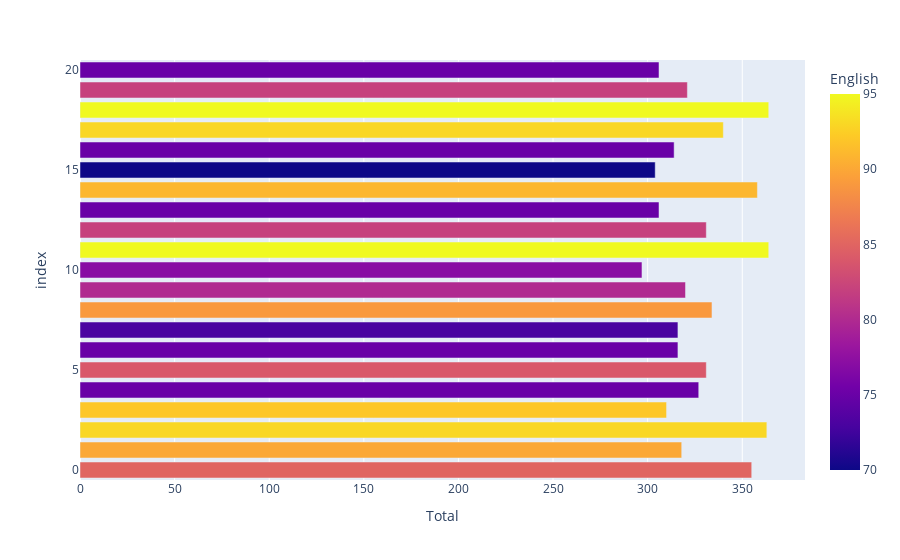

Notebook cell for this chart:
### Code cell
px.bar(df,x='Total', color='English')

### Figure 1 — Plotly figure (JSON) as saved in the notebook; plotly's stock layout.template omitted (floating-point values rounded to 4 significant figures)
{"data": [{"alignmentgroup": "True", "hovertemplate": "Total=%{x}<br>index=%{y}<br>English=%{marker.color}<extra></extra>", "legendgroup": "", "marker": {"color": [85, 90, 93, 92, 75, 84, 75, 73, 89, 80, 77, 95, 82, 75, 91, 70, 75, 93, 95, 82, 75], "coloraxis": "coloraxis", "pattern": {"shape": ""}}, "name": "", "offsetgroup": "", "orientation": "h", "showlegend": false, "textposition": "auto", "type": "bar", "x": [355, 318, 363, 310, 327, 331, 316, 316, 334, 320, 297, 364, 331, 306, 358, 304, 314, 340, 364, 321, 306], "xaxis": "x", "y": [0, 1, 2, 3, 4, 5, 6, 7, 8, 9, 10, 11, 12, 13, 14, 15, 16, 17, 18, 19, 20], "yaxis": "y"}], "layout": {"barmode": "relative", "coloraxis": {"colorbar": {"title": {"text": "English"}}, "colorscale": [[0, "#0d0887"], [0.1111, "#46039f"], [0.2222, "#7201a8"], [0.3333, "#9c179e"], [0.4444, "#bd3786"], [0.5556, "#d8576b"], [0.6667, "#ed7953"], [0.7778, "#fb9f3a"], [0.8889, "#fdca26"], [1, "#f0f921"]]}, "legend": {"tracegroupgap": 0}, "margin": {"t": 60}, "xaxis": {"anchor": "y", "domain": [0, 1], "title": {"text": "Total"}}, "yaxis": {"anchor": "x", "domain": [0, 1], "title": {"text": "index"}}}}
